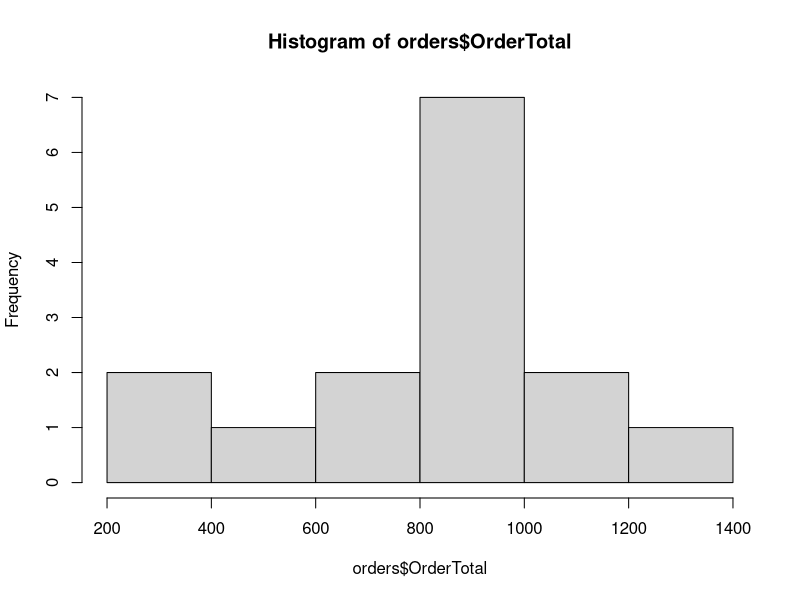

The R source for this figure:
## ---- chunk 1

orders = data.frame(OrderTotal = c(1054, 304, 822, 1276, 998, 325, 620, 844, 902, 1099, 499, 914, 850, 723, 999), OrderType = c("Set", "Parts", "Parts", "Set", "Set", "Parts", "Parts", "Parts", "Set", "Set", "Parts", "Set", "Parts", "Parts", "Set"), OrderSource = c("Website", "Website", "Store", "Store", "Store", "Website", "Website", "Store", "Website", "Store", "Store", "Website", "Website", "Website", "Store"))

## ---- chunk 2

mean(orders$OrderTotal)
sd(orders$OrderTotal)

## ---- chunk 3

hist(orders$OrderTotal)

## ---- chunk 4

table(orders$OrderType) # 8 orders were Parts orders and 7 were Sets; parts
                        # orders are more common.

## ---- chunk 5

table("Order Type" = orders$OrderType, "Order Source" = orders$OrderSource)

# Most common combination was parts orders from the website

